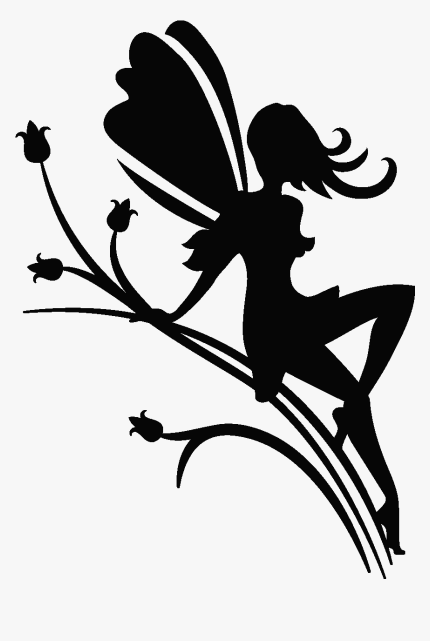
#> input picture input/fairy-transparent.png, 860 x 1281 px (shown at 1/2 size); its folder holds 5 pictures in this run
$ python main.py
#> lines starting #> are read from the running program, lines starting #| are printed output that depends on the picture
import path as path
from PIL import Image, ImageEnhance, ImageColor
from PIL import ImageFilter
import os
import PIL
from PIL.ImageFilter import (BLUR, CONTOUR, DETAIL, EDGE_ENHANCE, EDGE_ENHANCE_MORE, EMBOSS, FIND_EDGES, SMOOTH,
                             SMOOTH_MORE, SHARPEN)


# [4 lines of commented-out code are left out]
import numpy as np
# import sys

def __init__(self):
    self.input_path = 'input/'
    self.output_path = 'output/'


def main():
    try:
        Image.open(path)
    except IOError:
        pass


# size_700 = (700, 700)

# filename = input("enter the file name: ")  # path and format
with Image.open("input/fairy-transparent.png") as im:
#> im is the input picture: PIL image 860x1281 RGBA; mean R, G, B, A 190.3, 190.3, 190.3, 255
    width, height = im.size
#> width = 860; height = 1281
    im.show(path, format)  # 1.show the image

size_700 = (700, 700)
# change file extension
for f in os.listdir('.'):
    if f.endswith(".jpg"):
        im = Image.open(f)
        fn, fext = os.path.splitext(f)

        # im.save("output/png/{}.png".format(fn))
        # resize files
        im.thumbnail(size_700)
        im.save('output/700/.{}'.format(fn, fext))

img1 = ImageColor.getrgb("yellow")
print(img1)
# using getrgb for red
img2 = ImageColor.getrgb("red")
print(img2)
im = Image.open(r"input/face_back.jpg").convert("L")# opening a  image
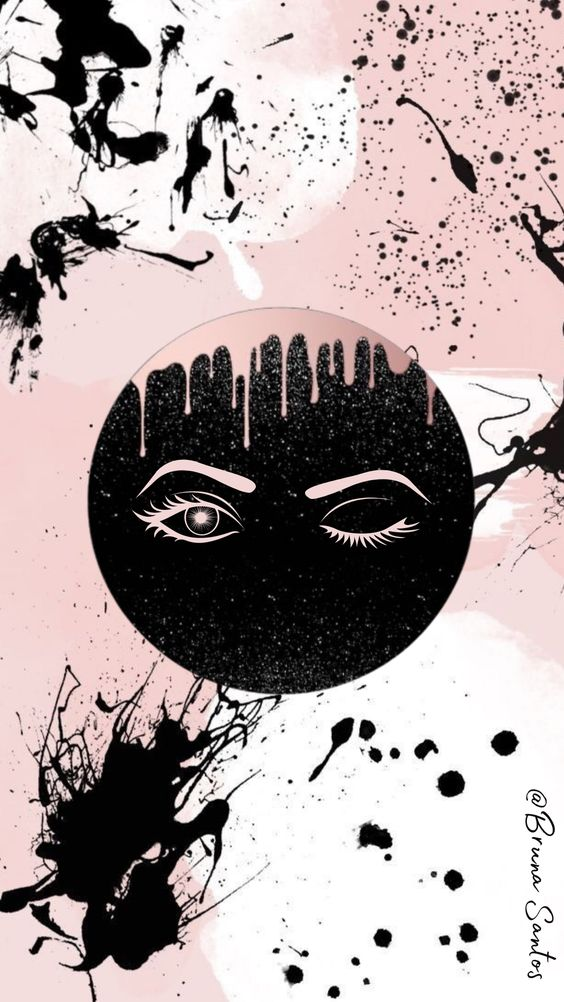
#> input picture input/face_back.jpg, 564 x 1002 px
#> im: PIL image 564x1002 L
# getting colors
# multiband images (RBG)
im1 = Image.Image.getdata(im)
print("colors of the given image: ",im1)
#> (printed output is left out)

# filename = input("enter a file name if you want to make it transparent:")
"""if you gonna input the file name instead"""
with Image.open("input/fairy-transparent.png") as im:
    rgba = im.convert("RGBA")
    datas = rgba.getdata()

# 2. select colors and make them transparent
newData = []
for item in datas:
    if item[0] == 6 and item[1] == 6 and item[2] == 6:
        newData.append((255, 255, 255, 0))
    else:
        newData.append(item)
#> after the loop, newData = 1101660 items
rgba.putdata(newData)
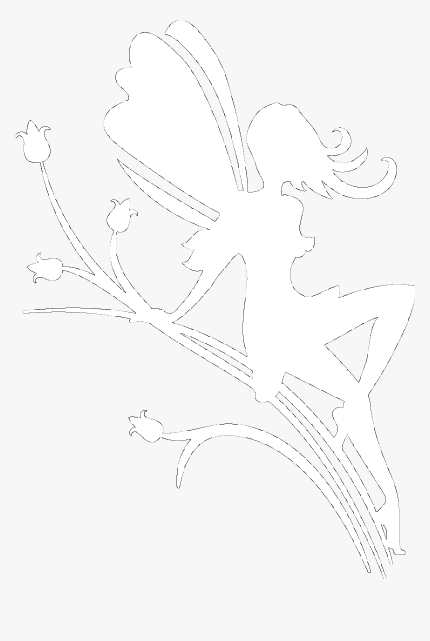
#> rgba: PIL image 860x1281 RGBA (shown at 1/2 size); mean R, G, B, A 247, 247, 247, 197; transparent parts drawn white
rgba.show("output/t_img1.png", "PNG")
rgba.save("output/t_img1.png", "PNG")

# 3.make background transparent
with Image.open("input/fairy-transparent.png") as im:
    rgba = im.convert("RGBA")
    datas = rgba.getdata()
# select colors and make them transparent
newData = []
for item in datas:
    if item[0] == 247 and item[1] == 247 and item[2] == 247:
        newData.append((255, 255, 255, 0))
    else:
        newData.append(item)
rgba.putdata(newData)
rgba.show("output/t_img2.png", "PNG")
rgba.save("output/t_img2.png", "PNG")

# 4.merge two files
filename = 'output/t_img2.png'  # Front Image
filename1 = 'input/lake.png'  # Back Image

froImage = Image.open(filename)  # Open Front Image
background = Image.open(filename1)  # Open Background Image
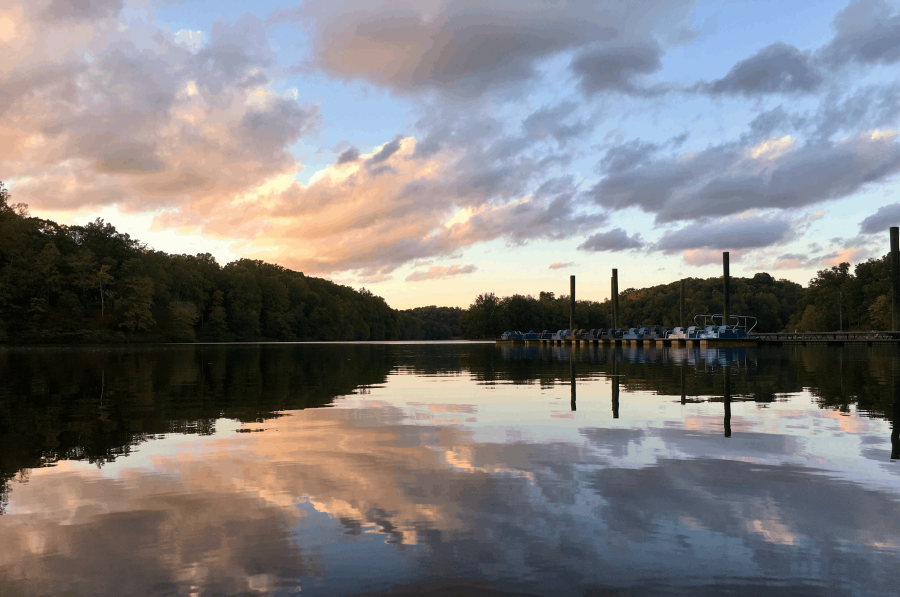
#> input picture input/lake.png, 1800 x 1194 px (shown at 1/2 size)
#> background is the input picture: PIL image 1800x1194 P; mean R, G, B 129.4, 127, 127.7

froImage = froImage.convert("RGBA")  # Convert image to RGBA
background = background.convert("RGBA")  # Convert image to RGBA
#> background: PIL image 1800x1194 RGBA

width = (background.width - froImage.width) // 2  # Calculate width to be at the center
#> width = 470
height = (background.height - froImage.height) // 1  # Calculate height to be at the center
#> height = -87

background.paste(froImage, (width, height), froImage)  # Paste the frontImage at (width, height)
background.save("output/new2.png", "png")  # Save this image
background.show("output/new2.png", "png")

# 5. merge two files

filename2 = 'output/t_img1.png'  # Front Image
filename3 = 'input/lake.png'  # Back Image
froImage = Image.open(filename2)  # Open Front Image
background = Image.open(filename3)  # Open Background Image

froImage = froImage.convert("RGBA")  # Convert image to RGBA
background = background.convert("RGBA")  # Convert image to RGBA
width = (background.width - froImage.width) // 2  # Calculate width to be at the center
height = (background.height - froImage.height) // 2  # Calculate height to be at the center
#> height = -44

background.paste(froImage, (width, height), froImage)  # Paste the frontImage at (width, height)
background.save("output/new1.png", "png")  # Save this image
background.show("output/new1.png", "png")

# 6.black and white
with Image.open("input/face_back.jpg") as im:
#> im is the input picture: PIL image 564x1002 RGB; mean R, G, B 173.6, 161.7, 161.2
    im = im.convert("L")
    im.save("output/black_White.jpg")
    im.show("output/black_White.jpg")
    # 7.rotate 90 degrees
with Image.open("input/face_back.jpg") as im:
    im = im.rotate(90)
    im.save("output/rotate90.jpg")
    im.show("output/rotate90.jpg")
    # 8.rotate 180
with Image.open("input/face_back.jpg") as im:
    im = im.rotate(180)
    im.show("output/rotate180.jpg")

with Image.open("input/face_back.jpg") as im:
    # 9.filter_blur
    im = im.filter(ImageFilter.GaussianBlur(15))
    im.save("output/ blur_15.jpg")
    im.show("output/ blur_15.jpg")

    # 10.blur using PIL imageFilter
    im = Image.open("output/new2.png")
    im1 = im.filter(
        BLUR)  # Applying the BLUR filter You can change the value in filter function to see the deifferences
    im1.show("output/blur2.png")  # slight blur
    # increase contrast
    # Read image

# 11.increase the brightness of the image by 2.0
im = Image.open(r"output/new2.png")
im3 = ImageEnhance.Brightness(im)  # Creating object of Brightness class
im3.enhance(2.0).show()  # showing resultant image

# 12.increase the brightness of the image by 2.0
im = Image.open(r"output/new2.png")
im3 = ImageEnhance.Brightness(im)  # Creating object of Brightness class
im3.enhance(-1.0).show()  # showing resultant image
# increase the brightness and contrast using imread___
# 13.sharpen the image
img = Image.open('output/new2.png')
img1 = img.filter(SHARPEN)
# Applying the sharpen filter You can change the value in filter function to see the deifferences
img1.show("output/sharp.png")

# 14.print some random color as an image
image = PIL.Image.new(mode="RGB", size=(200, 200), color=(255, 153, 255))
image.show()

# 15.print the format of the image (terminal)
img = Image.open("output/new2.png")
print("format of this image is:", img.format)
#| format of this image is: PNG
# change the format and save it in the output(folder)
image = Image.open('output/new2.png')
print("Format of the image before: ", img, format)
#| Format of the image before:  <PIL.PngImagePlugin.PngImageFile image mode=RGBA size=1800x1194 at 0x7F8673A2D150> <built-in function format>
image.save('output/new22.bmp')  # changed format
print("format of the image after: ", img, format)
#| format of the image after:  <PIL.PngImagePlugin.PngImageFile image mode=RGBA size=1800x1194 at 0x7F8673A2D150> <built-in function format>

# print the size of the image
img = Image.open("input/lake.png")
print("The size of this image is: ", img.size)
#| The size of this image is:  (1800, 1194)
img = Image.open("output/t_img1.png")
print("The size of the second image is: ", img.size)
#| The size of the second image is:  (860, 1281)

# channel drop example
img = Image.open(r'output/new2.png')
# Creating an array out of pixel values of the image
img_arr = np.array(img, np.uint8)
# Change the 2 to 1 if wanting to drop the green channel
img_arr[::, ::, 2] = 0
img = Image.fromarray(img_arr)
img.show()
#2

img_arr = np.array(img, np.uint8)
img_arr[::, ::, 0] = 0
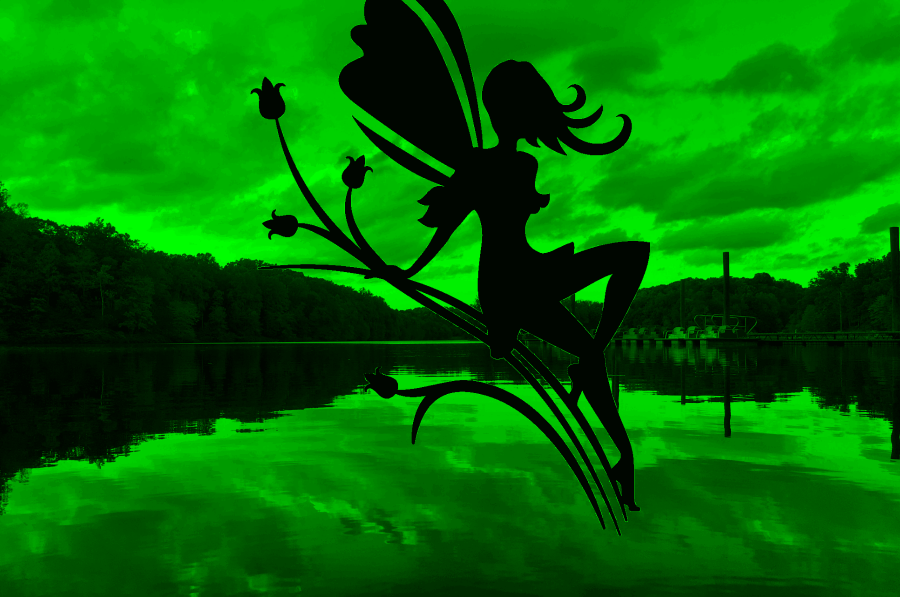
#> img_arr: shape (1194, 1800, 4) (shown at 1/2 size); mean R, G, B, A 0, 108.8, 0, 255
img = Image.fromarray(img_arr)
img.show()
img.save("output/c_drop.png")
"""# 50/50 cropped image
im = Image.open(r"output/new2.png")
im = im.crop((500, 500, 500, 500))  # Show cropped Image
im.show("output/cropped.png")
"""
"""
img = cv2.imread("lake.png")
print(type(img))

# Shape of the image
print("Shape of the image", img.shape)

# [rows, columns]
crop = img[50:180, 100:300]

cv2.imshow('original', img)
cv2.imshow('cropped', crop)
cv2.waitKey(0)
cv2.destroyAllWindows()
"""
image = Image.open(r"output/new2.png")
image.load()
r, g, b, a = image.split()
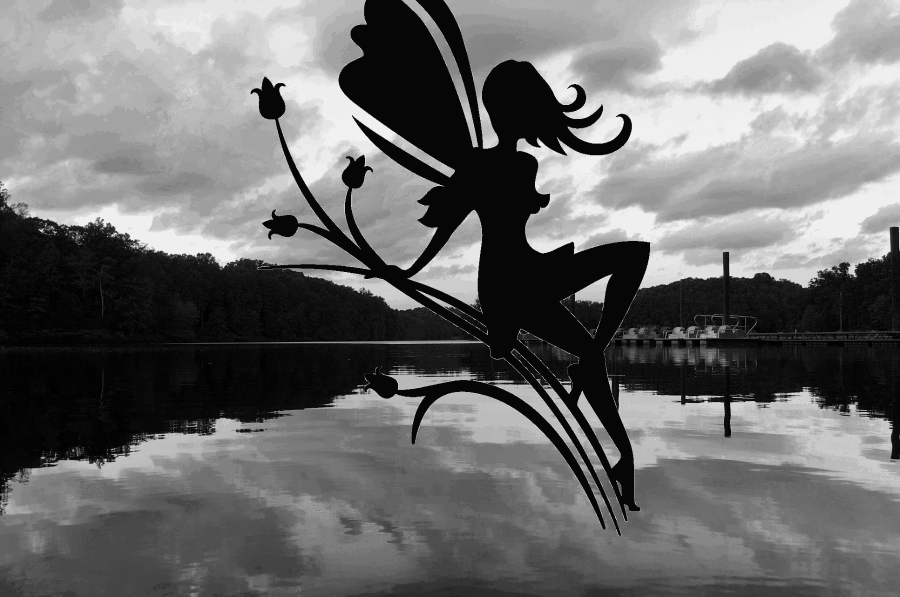
#> b: PIL image 1800x1194 L (shown at 1/2 size); min 2, max 246, mean 109.5
#> a: PIL image 1800x1194 L; every value is 255
# merge funstion used
im1 = Image.merge('RGB', (r, g, b))
#> im1: PIL image 1800x1194 RGB
im1.show("output/merge.png")


# Create image object
with Image.open("output/new2.png") as img:
    img1 = img.filter(
        CONTOUR)  # Applying the sharpen filter You can change the value in filter function to see the deifferences
    img1.show()
    img1.save("output/contor.png")

    img1 = img.filter(
        DETAIL)  # Applying the sharpen filter You can change the value in filter function to see the deifferences
    img1.show()
    img1.save("output/detail.png")

    img1 = img.filter(
        EDGE_ENHANCE)  # Applying the sharpen filter You can change the value in filter function to see the deifferences
    img1.show()
    img1.save("output/enhance.png")

    img1 = img.filter(
        EDGE_ENHANCE_MORE)  # Applying the sharpen filter You can change the value in filter function to see the deifferences
    img1.show()
    img1.save("output/filter.png")

    img1 = img.filter(
        EMBOSS)  # Applying the sharpen filter You can change the value in filter function to see the deifferences
    img1.show()
    img1.save("output/embos.png")

    img1 = img.filter(
        FIND_EDGES)  # Applying the sharpen filter You can change the value in filter function to see the deifferences
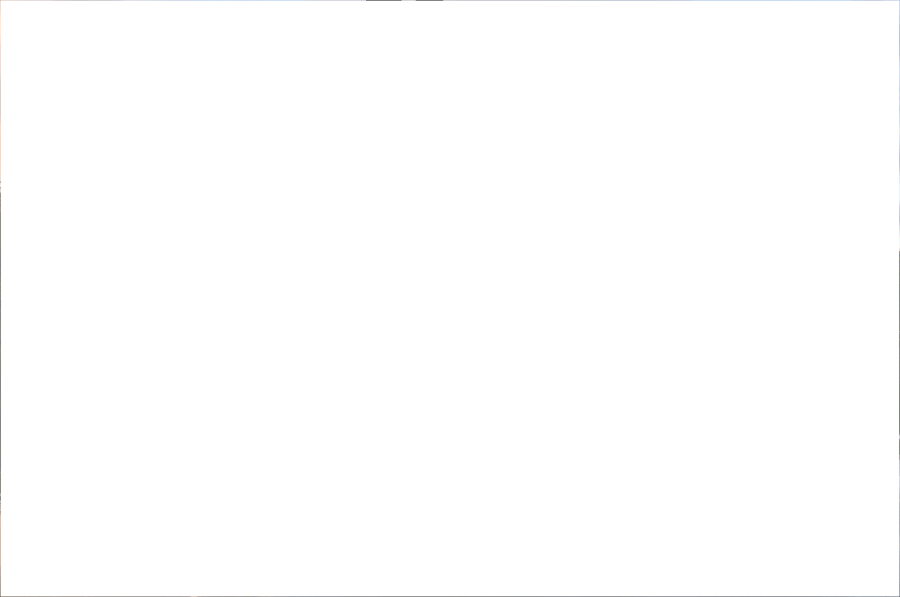
#> img1: PIL image 1800x1194 RGBA (shown at 1/2 size); mean R, G, B, A 10.7, 9.8, 10.2, 0.7; transparent parts drawn white
    img1.show()

    img1 = img.filter(
        SMOOTH)  # Applying the sharpen filter You can change the value in filter function to see the deifferences
    img1.show()

    img1 = img.filter(
        SMOOTH_MORE)  # Applying the sharpen filter You can change the value in filter function to see the deifferences
    img1.show()
    print("a histogram of the image shown last: ", img.histogram())
#> (printed output is left out)


# creating a image object , if someone want to find out the band of the image
filename = input("the name of the band of the picture is:")
#> the answer given: input/fancy_frame.jpg
im = Image.open(filename, "r")
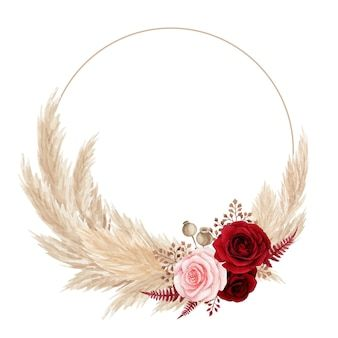
#> input picture input/fancy_frame.jpg, 338 x 338 px
#> im is the input picture: PIL image 338x338 RGB; mean R, G, B 244.8, 236.9, 232.9
im2 = im.getbands()  # get bands of image
#> im2 = ('R', 'G', 'B')
print(im2)  # print band names.
#| ('R', 'G', 'B')
"""
# importing required libraries of opencv
import cv2

# importing library for plotting
from matplotlib import pyplot as plt

# reads an input image
img = cv2.imread('input/lake.png', 0)

# find frequency of pixels in range 0-255
histr = cv2.calcHist([img], [0], None, [256], [0, 256])

# show the plotting graph of an image
plt.plot(histr)
plt.show()

from matplotlib import pyplot as plt
img = cv2.imread('ex.jpg',0)

# alternative way to find histogram of an image
plt.hist(img.ravel(),256,[0,256])
plt.show()
"""
